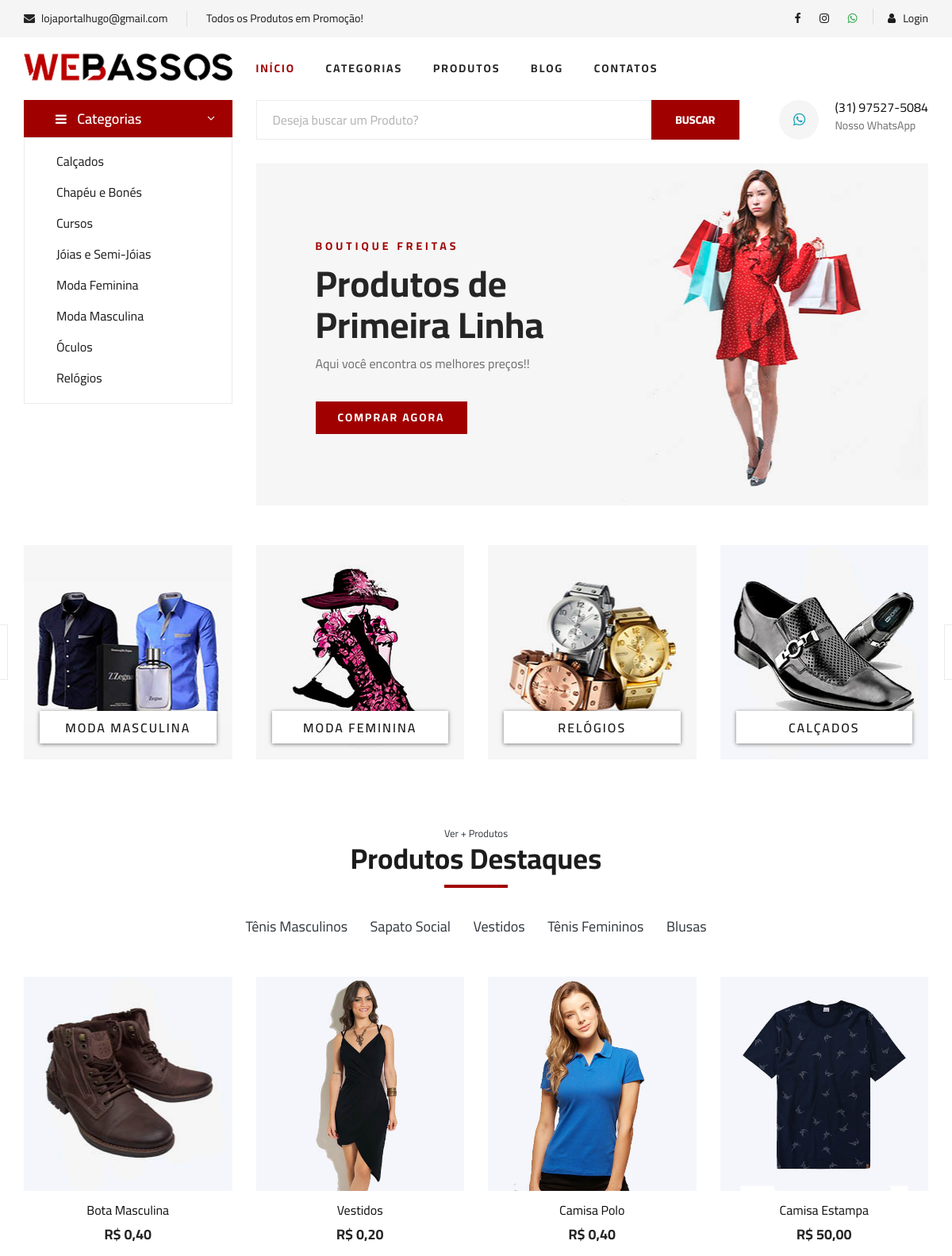
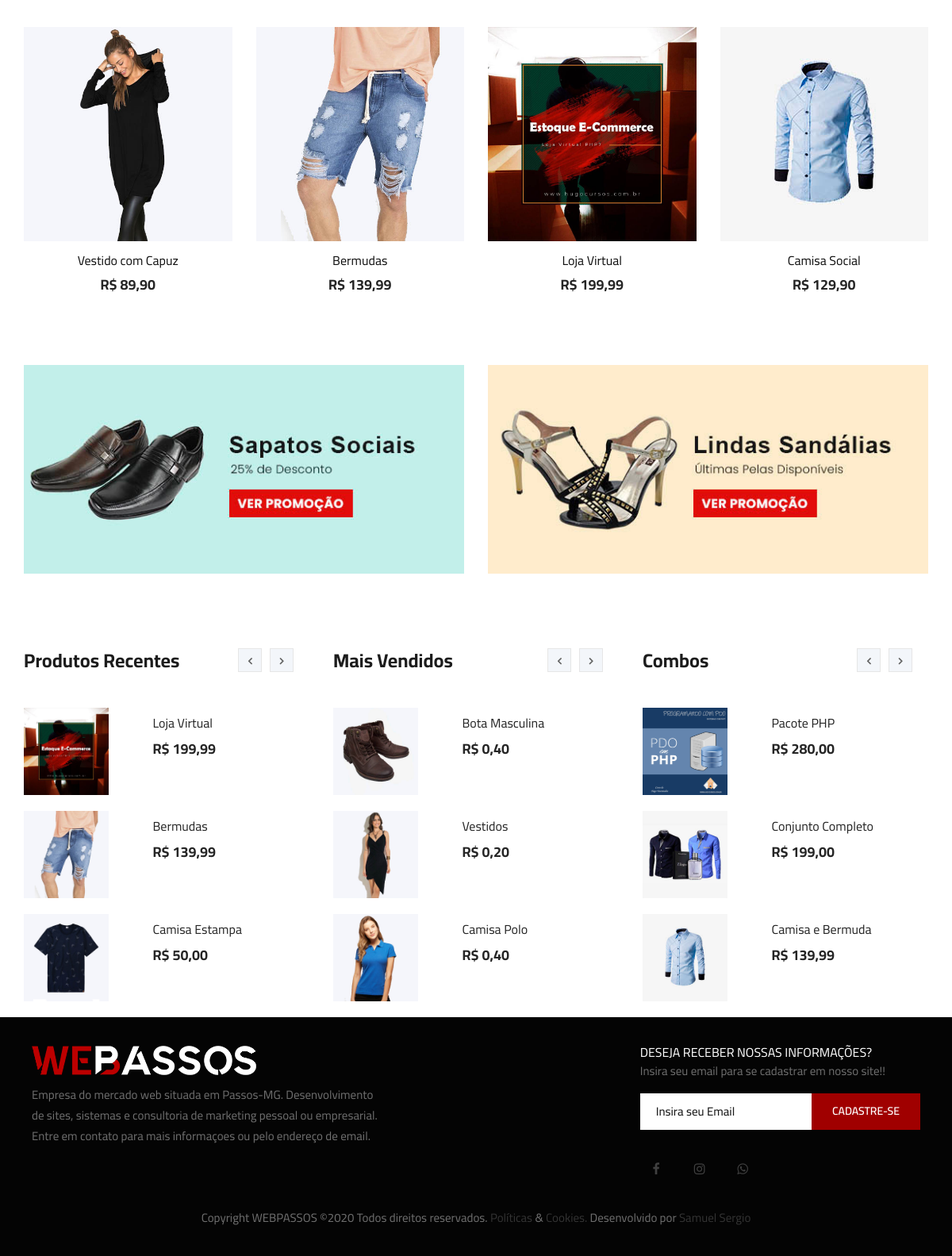
The page / on the database its author committed (2 pictures, top to bottom).
### tables this page shows
CREATE TABLE `categorias` (
  `id` int(11) NOT NULL AUTO_INCREMENT,
  `nome` varchar(50) NOT NULL,
  `nome_url` varchar(50) NOT NULL,
  `imagem` varchar(100) NOT NULL,
  PRIMARY KEY (`id`)
);

CREATE TABLE `sub_categorias` (
  `id` int(11) NOT NULL AUTO_INCREMENT,
  `nome` varchar(50) NOT NULL,
  `nome_url` varchar(50) NOT NULL,
  `imagem` varchar(100) NOT NULL,
  `id_categoria` int(11) NOT NULL,
  PRIMARY KEY (`id`)
);

CREATE TABLE `produtos` (
  `id` int(11) NOT NULL AUTO_INCREMENT,
  `categoria` int(11) NOT NULL,
  `sub_categoria` int(11) NOT NULL,
  `nome` varchar(100) NOT NULL,
  `nome_url` varchar(100) NOT NULL,
  `descricao` varchar(1000) NOT NULL,
  `descricao_longa` text NOT NULL,
  `valor` decimal(10,2) NOT NULL,
  `imagem` varchar(100) NOT NULL,
  `estoque` int(11) NOT NULL,
  `tipo_envio` int(11) NOT NULL,
  `palavras` varchar(250) NOT NULL,
  `ativo` varchar(5) NOT NULL,
  `peso` double(8,2) DEFAULT NULL,
  `largura` int(11) DEFAULT NULL,
  `altura` int(11) DEFAULT NULL,
  `comprimento` int(11) DEFAULT NULL,
  `modelo` varchar(100) DEFAULT NULL,
  `valor_frete` decimal(8,2) DEFAULT NULL,
  `promocao` varchar(5) NOT NULL,
  `vendas` int(11) DEFAULT NULL,
  `link` varchar(150) DEFAULT NULL,
  PRIMARY KEY (`id`)
);

CREATE TABLE `promocao_banner` (
  `id` int(11) NOT NULL AUTO_INCREMENT,
  `titulo` varchar(50) NOT NULL,
  `link` varchar(100) NOT NULL,
  `imagem` varchar(100) NOT NULL,
  `ativo` varchar(5) NOT NULL,
  PRIMARY KEY (`id`)
);

CREATE TABLE `combos` (
  `id` int(11) NOT NULL AUTO_INCREMENT,
  `nome` varchar(100) NOT NULL,
  `nome_url` varchar(50) NOT NULL,
  `descricao` varchar(1000) NOT NULL,
  `descricao_longa` text NOT NULL,
  `valor` decimal(8,2) NOT NULL,
  `imagem` varchar(100) NOT NULL,
  `tipo_envio` int(1) NOT NULL,
  `palavras` varchar(250) NOT NULL,
  `ativo` varchar(5) NOT NULL,
  `peso` double(8,2) NOT NULL,
  `largura` double(8,2) NOT NULL,
  `altura` double(8,2) NOT NULL,
  `comprimento` double(8,2) NOT NULL,
  `valor_frete` decimal(10,2) DEFAULT NULL,
  `vendas` int(11) DEFAULT NULL,
  `link` varchar(150) DEFAULT NULL,
  PRIMARY KEY (`id`)
);

### config.php (called while the page is built, shortened)
<?php
$whatsapp = '(31) 97527-5084';
$whatsapp_link = '5531975275084';
$nome_loja = 'Boutique Freitas';
 ?>

### index.php (the view, shortened to what this page needs)
<?php
require_once("cabecalho.php");
require_once("conexao.php");
?>
<section class="hero">
  <div class="container">
    <div class="row">
      <div class="col-lg-3">
        <div class="hero__categories">
          <div class="hero__categories__all">
            <i class="fa fa-bars"></i>
            <span>Categorias</span>
          </div>
          <ul>
            <?php
            $query = $pdo->query("SELECT * FROM categorias order by nome asc ");
            $res = $query->fetchAll(PDO::FETCH_ASSOC);
            for ($i=0; $i < count($res); $i++) {
              $nome = $res[$i]['nome'];
              $nome_url = $res[$i]['nome_url'];?>
              <li><a href="sub-categoria-de-<?php echo $nome_url ?>"><?php echo $nome ?></a></li><?php } ?>
          </ul>
        </div>
      </div>
      <div class="col-lg-9">
        <div class="hero__search">
          <div class="hero__search__form">
           <form action="lista-produtos.php" method="get">
            <input name="txtBuscar" type="text" placeholder="Deseja buscar um Produto?">
            <button type="submit" class="site-btn">BUSCAR</button>
          </form>
        </div>
        <div class="hero__search__phone">
          <div class="hero__search__phone__icon">
            <a class="text-info" target="_blank" href="http://api.whatsapp.com/send?1=pt_BR&phone=<?php echo $whatsapp_link ?>" title="<?php echo $whatsapp ?>"><i class="fa fa-whatsapp"></i></a>
          </div>
          <div class="hero__search__phone__text">
            <h6><?php echo $whatsapp ?></h6>
            <span>Nosso WhatsApp</span>
          </div>
        </div>
      </div>
      <div class="hero__item set-bg bg-light" data-setbg="img/hero/banner.jpg">
        <div class="hero__text">
          <span><?php echo strToUpper($nome_loja) ?></span>
          <h2>Produtos de<br />Primeira Linha</h2>
          <p>Aqui você encontra os melhores preços!!</p>
          <a href="produtos.php" class="primary-btn">COMPRAR AGORA</a>
        </div>
      </div>
    </div>
  </div>
</div>
</section>
<section class="categories">
  <div class="container">
    <div class="row">
      <div class="categories__slider owl-carousel">
       <?php
       $query = $pdo->query("SELECT * FROM categorias order by id ");
       $res = $query->fetchAll(PDO::FETCH_ASSOC);
       for ($i=0; $i < count($res); $i++) {
        $nome = $res[$i]['nome'];
        $imagem = $res[$i]['imagem'];
        $nome_url = $res[$i]['nome_url'];?>
        <div class="col-lg-3">
          <div class="categories__item set-bg" data-setbg="img/categorias/<?php echo $imagem ?>">
            <h5><a href="sub-categoria-de-<?php echo $nome_url ?>"><?php echo $nome ?></a></h5>
          </div>
        </div>
      <?php } ?>
    </div>
  </div>
</div>
</section>
<section class="featured spad">
  <div class="container">
    <div class="row">
      <div class="col-lg-12">
        <div class="section-title">
         <a class="text-dark" href="produtos.php"><span ><small>Ver + Produtos</small></span></a>
         <h2>Produtos Destaques </h2>
       </div>
       <div class="featured__controls">
        <ul>
         <?php
         $query = $pdo->query("SELECT * FROM sub_categorias order by id limit 5 ");
         $res = $query->fetchAll(PDO::FETCH_ASSOC);
         for ($i=0; $i < count($res); $i++) {
          $nome = $res[$i]['nome'];
          $nome_url = $res[$i]['nome_url'];
          ?>
          <li><a href="produtos-<?php echo $nome_url ?>" class="text-dark"><?php echo $nome ?></a></li>
        <?php } ?>
      </ul>
    </div>
  </div>
</div>
<div class="row featured__filter">
 <?php
 $query = $pdo->query("SELECT * FROM produtos where ativo = 'Sim' and estoque > 0 order by vendas desc limit 8 ");
 $res = $query->fetchAll(PDO::FETCH_ASSOC);
 for ($i=0; $i < count($res); $i++) {
  $nome = $res[$i]['nome'];
  $valor = $res[$i]['valor'];
  $nome_url = $res[$i]['nome_url'];
  $imagem = $res[$i]['imagem'];
  $promocao = $res[$i]['promocao'];
  $id = $res[$i]['id'];
  $valor = number_format($valor, 2, ',', '.');
  if($promocao == 'Sim'){
    $queryp = $pdo->query("SELECT * FROM promocoes where id_produto = '$id' ");
    $resp = $queryp->fetchAll(PDO::FETCH_ASSOC);
    $valor_promo = $resp[0]['valor'];
    $desconto = $resp[0]['desconto'];
    $valor_promo = number_format($valor_promo, 2, ',', '.');?>
    <div class="col-lg-3 col-md-4 col-sm-6 mix sapatos fresh-meat">
      <div class="product__discount__item">
        <div class="product__discount__item__pic set-bg"
        data-setbg="img/produtos/<?php echo $imagem ?>">
        <div class="product__discount__percent">-<?php echo $desconto ?>%</div>
        <ul class="product__item__pic__hover">
         <li><a href="produto-<?php echo $nome_url ?>"><i class="fa fa-eye"></i></a></li>
         <li><a href="" onclick="carrinhoModal('<?php echo $id ?>','Não')"><i class="fa fa-shopping-cart"></i></a>
         </ul>
       </div>
       <div class="product__discount__item__text">
        <h5><a href="produto-<?php echo $nome_url ?>"><?php echo $nome ?></a></h5>
        <div class="product__item__price">R$ <?php echo $valor_promo ?> <span>R$ <?php echo $valor ?></span></div>
      </div>
    </div>
  </div>
<?php }else{ ?>
  <div class="col-lg-3 col-md-4 col-sm-6 mix sapatos fresh-meat">
    <div class="featured__item">
      <div class="featured__item__pic set-bg" data-setbg="img/produtos/<?php echo $imagem ?>">
      </div>
      <div class="featured__item__text">
        <a href="produto-<?php echo $nome_url ?>"><h6><?php echo $nome ?></h6><h5>R$ <?php echo $valor ?></h5></a>
      </div>
    </div>
  </div>
    <?php } } ?>
  </div>
</div>
</section>
<div class="banner">
  <div class="container">
    <div class="row pb-3">
     <?php
     $query = $pdo->query("SELECT * FROM promocao_banner where ativo = 'Sim' order by id desc limit 2 ");
     $res = $query->fetchAll(PDO::FETCH_ASSOC);
     for ($i=0; $i < count($res); $i++) {
      $titulo = $res[$i]['titulo'];
      $link = $res[$i]['link'];
      $imagem = $res[$i]['imagem'];?>
      <div class="col-lg-6 col-md-6 col-sm-6">
        <div class="banner__pic">
          <a href="<?php echo $link ?>" title="<?php echo $titulo ?>"> <img src="img/promocoes/<?php echo $imagem ?>" alt="<?php echo $titulo ?>"> </a>
        </div>
      </div>
   <?php } ?>
 </div>
</div>
</div>
<section class="latest-product spad d-none d-md-block">
  <div class="container">
    <div class="row">
      <div class="col-lg-4 col-md-6">
        <div class="latest-product__text">
          <h4>Produtos Recentes</h4>
          <div class="latest-product__slider owl-carousel">
            <div class="latest-product__slider__item">
              <?php
              $query = $pdo->query("SELECT * FROM produtos order by id desc limit 3 ");
              $res = $query->fetchAll(PDO::FETCH_ASSOC);
              for ($i=0; $i < count($res); $i++) {
                $nome = $res[$i]['nome'];
                $valor = $res[$i]['valor'];
                $nome_url = $res[$i]['nome_url'];
                $imagem = $res[$i]['imagem'];
                $promocao = $res[$i]['promocao'];
                $id = $res[$i]['id'];
                if($promocao == 'Sim'){
                  $queryp = $pdo->query("SELECT * FROM promocoes where id_produto = '$id' ");
                  $resp = $queryp->fetchAll(PDO::FETCH_ASSOC);
                  $valor = $resp[0]['valor'];
                  $valor = number_format($valor, 2, ',', '.');
                }else{
                  $valor = number_format($valor, 2, ',', '.');
                }?>
                <a href="produto-<?php echo $nome_url ?>" class="latest-product__item">
                  <div class="row">
                    <div class="col-md-5">
                      <div class="latest-product__item__pic">
                        <img src="img/produtos/<?php echo $imagem ?>" alt="">
                      </div>
                    </div>
                    <div class="col-md-7">
                      <div class="latest-product__item__text">
                        <h6><?php echo $nome ?></h6>
                        <span>R$ <?php echo $valor ?></span>
                      </div>
                    </div>
                  </div>
                </a>
              <?php } ?>
            </div>
          </div>
        </div>
      </div>
      <div class="col-lg-4 col-md-6">
        <div class="latest-product__text">
          <h4>Mais Vendidos</h4>
          <div class="latest-product__slider owl-carousel">
            <div class="latest-product__slider__item">
              <?php
              $query = $pdo->query("SELECT * FROM produtos where ativo = 'Sim' and estoque > 0 order by vendas desc limit 3 ");
              $res = $query->fetchAll(PDO::FETCH_ASSOC);
              for ($i=0; $i < count($res); $i++) {
                $nome = $res[$i]['nome'];
                $valor = $res[$i]['valor'];
                $nome_url = $res[$i]['nome_url'];
                $imagem = $res[$i]['imagem'];
                $promocao = $res[$i]['promocao'];
                $id = $res[$i]['id'];
                if($promocao == 'Sim'){
                  $queryp = $pdo->query("SELECT * FROM promocoes where id_produto = '$id' ");
                  $resp = $queryp->fetchAll(PDO::FETCH_ASSOC);
                  $valor = $resp[0]['valor'];
                  $valor = number_format($valor, 2, ',', '.');
                }else{
                  $valor = number_format($valor, 2, ',', '.');
                }
                ?>
                <a href="produto-<?php echo $nome_url ?>" class="latest-product__item">
                  <div class="row">
                    <div class="col-md-5">
                      <div class="latest-product__item__pic">
                        <img src="img/produtos/<?php echo $imagem ?>" alt="">
                      </div>
                    </div>
                    <div class="col-md-7">
                      <div class="latest-product__item__text">
                        <h6><?php echo $nome ?></h6>
                        <span>R$ <?php echo $valor ?></span>
                      </div>
                    </div>
                  </div>
                </a>
              <?php } ?>
            </div>
          </div>
        </div>
      </div>
      <div class="col-lg-4 col-md-6">
        <div class="latest-product__text">
          <h4>Combos</h4>
          <div class="latest-product__slider owl-carousel">
            <div class="latest-product__slider__item">
              <?php
              $query = $pdo->query("SELECT * FROM combos where ativo = 'Sim' order by id desc limit 3 ");
              $res = $query->fetchAll(PDO::FETCH_ASSOC);
              for ($i=0; $i < count($res); $i++) {
                $nome = $res[$i]['nome'];
                $valor = $res[$i]['valor'];
                $nome_url = $res[$i]['nome_url'];
                $imagem = $res[$i]['imagem'];
                $valor = number_format($valor, 2, ',', '.');
                ?>
                <a href="combo-<?php echo $nome_url ?>" class="latest-product__item">
                  <div class="row">
                    <div class="col-md-5">
                      <div class="latest-product__item__pic">
                        <img src="img/combos/<?php echo $imagem ?>" alt="">
                      </div>
                    </div>
                    <div class="col-md-7">
                      <div class="latest-product__item__text">
                        <h6><?php echo $nome ?></h6>
                        <span>R$ <?php echo $valor ?></span>
                      </div>
                    </div>
                  </div>
                </a>
              <?php } ?>
            </div>
          </div>
        </div>
      </div>
    </div>
  </div>
</section>
<?php
require_once("rodape.php");
?>

### rows shown on the page
categorias: nome "Calçados", shows a picture, nome "CALÇADOS"
categorias: nome "Chapéu e Bonés"
categorias: nome "Cursos"
categorias: nome "Jóias e Semi-Jóias"
categorias: nome "Moda Feminina", shows a picture, nome "MODA FEMININA"
categorias: nome "Moda Masculina", shows a picture, nome "MODA MASCULINA"
categorias: nome "Óculos"
categorias: nome "Relógios", shows a picture, nome "RELÓGIOS"
sub_categorias: nome "Tênis Masculinos"
sub_categorias: nome "Sapato Social"
sub_categorias: nome "Vestidos"
sub_categorias: nome "Tênis Femininos"
sub_categorias: nome "Blusas"
produtos: shows a picture, nome "Bota Masculina", valor "0,40", imagem (picture)
produtos: shows a picture, nome "Vestidos", valor "0,20", imagem (picture)
produtos: shows a picture, nome "Camisa Polo", valor "0,40", imagem (picture)
produtos: shows a picture, nome "Camisa Estampa", valor "50,00", imagem (picture)
produtos: shows a picture, nome "Vestido com Capuz", valor "89,90"
produtos: shows a picture, nome "Bermudas", valor "139,99", imagem (picture)
produtos: shows a picture, nome "Loja Virtual", valor "199,99", imagem (picture)
produtos: shows a picture, nome "Camisa Social", valor "129,90"
promocao_banner: imagem (picture)
promocao_banner: imagem (picture)
combos: imagem (picture), nome "Pacote PHP", valor "280,00"
combos: imagem (picture), nome "Conjunto Completo", valor "199,00"
combos: imagem (picture), nome "Camisa e Bermuda", valor "139,99"

### other values the page prints
$email "lojaportalhugo@gmail.com"
$texto_destaque "Todos os Produtos em Promoção!"
$whatsapp "(31) 97527-5084"
$nome_loja "BOUTIQUE FREITAS"
